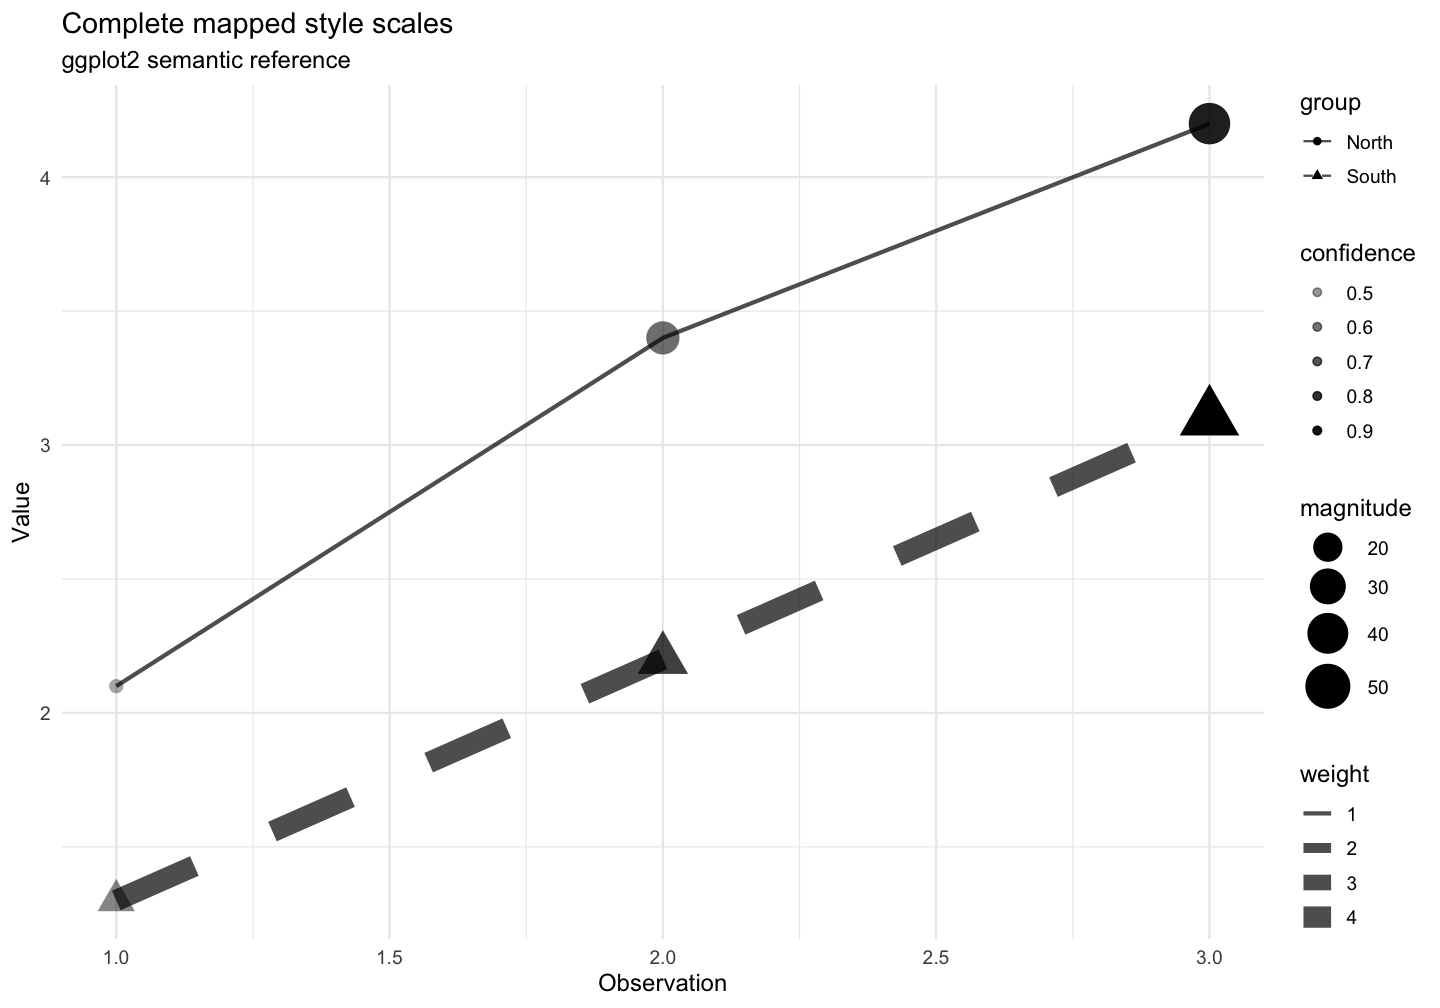

Generate this figure with R:
library(ggplot2)

rows <- data.frame(
  x = c(1, 2, 3, 1, 2, 3),
  y = c(2.1, 3.4, 4.2, 1.3, 2.2, 3.1),
  group = c("North", "North", "North", "South", "South", "South"),
  magnitude = c(12, 28, 45, 20, 36, 52),
  confidence = c(0.45, 0.62, 0.86, 0.55, 0.76, 0.95),
  weight = c(1, 1, 1, 4, 4, 4)
)

plot <- ggplot(rows, aes(x, y)) +
  geom_line(aes(group = group, linewidth = weight, linetype = group), alpha = 0.7) +
  geom_point(aes(size = magnitude, alpha = confidence, shape = group)) +
  scale_size_continuous(range = c(3, 10)) +
  scale_alpha_continuous(range = c(0.35, 1)) +
  scale_linewidth_continuous(range = c(1, 5)) +
  scale_shape_manual(values = c(North = 16, South = 17)) +
  scale_linetype_manual(values = c(North = "solid", South = "dashed")) +
  labs(
    title = "Complete mapped style scales",
    subtitle = "ggplot2 semantic reference",
    x = "Observation",
    y = "Value"
  ) +
  theme_minimal(base_size = 12)

ggsave(
  "artifacts/scale-equivalence/pr6-style-aesthetics/ggplot2-reference.png",
  plot,
  width = 10,
  height = 7,
  dpi = 144,
  bg = "white"
)
